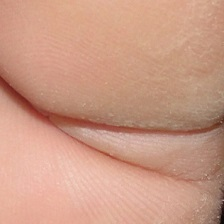
#> input picture DFU/Patches/Normal(Healthy skin)/1.jpg, 224 x 224 px; the run also reads 3 pictures not shown here
$ python train_final_balanced_model.py
#> lines starting #> are read from the running program, lines starting #| are printed output that depends on the picture
#> further down, img is the input picture: PIL image 224x224 RGB; mean R, G, B 203.1, 154.1, 132.9
import os
import json
import numpy as np
from PIL import Image, ImageEnhance
from sklearn.ensemble import GradientBoostingClassifier
from sklearn.model_selection import StratifiedKFold
from sklearn.metrics import accuracy_score, precision_score, recall_score, f1_score, confusion_matrix

normal_dir = os.path.join(os.getcwd(), 'DFU', 'Patches', 'Normal(Healthy skin)')
abnormal_dir = os.path.join(os.getcwd(), 'DFU', 'Patches', 'Abnormal(Ulcer)')

normal_files = [os.path.join(normal_dir, f) for f in os.listdir(normal_dir) if f.lower().endswith(('.jpg', '.jpeg', '.png'))]
abnormal_files = [os.path.join(abnormal_dir, f) for f in os.listdir(abnormal_dir) if f.lower().endswith(('.jpg', '.jpeg', '.png'))]

def extract_features_eroded(arr_or_path):
#> called with arr_or_path = 'DFU/Patches/Normal(Healthy skin)/1.jpg'
    if isinstance(arr_or_path, str):
        img = Image.open(arr_or_path).convert('RGB').resize((128, 128))
#> img: PIL image 128x128 RGB
        arr = np.array(img, dtype=np.float32)
    else:
        arr = arr_or_path.astype(np.float32)

    r = arr[:, :, 0]
    g = arr[:, :, 1]
    b = arr[:, :, 2]
    luma = 0.299 * r + 0.587 * g + 0.114 * b

    # Raw skin mask
    raw_skin = (r > g * 0.78) & (r > b * 0.78) & (luma > 40) & (luma < 248) & (r > 50)
#> raw_skin: shape (128, 128) bool; 99.9% white; 1 black region (1 under 20 px)

    # 4-neighbor morphological erosion to eliminate transition boundary edge noise
    eroded = np.zeros_like(raw_skin)
    eroded[1:-1, 1:-1] = (
        raw_skin[1:-1, 1:-1] &
        raw_skin[:-2, 1:-1] &
        raw_skin[2:, 1:-1] &
        raw_skin[1:-1, :-2] &
        raw_skin[1:-1, 2:]
    )
#> eroded: shape (128, 128) bool; 96.8% white; black in thin lines or dots

    skin_mask = eroded if np.sum(eroded) > 200 else raw_skin
    if np.sum(skin_mask) < 200:
        skin_mask = np.ones_like(luma, dtype=bool)

    r_skin = r[skin_mask]
#> r_skin = 15863 values, max 244 at index 11745, min 88 at index 14741, mean 203.4
    g_skin = g[skin_mask]
#> g_skin = 15863 values, max 204 at index 12513, min 38 at index 6179, mean 154.3
    b_skin = b[skin_mask]
#> b_skin = 15863 values, max 189 at index 12513, min 27 at index 6815, mean 133.1
    luma_skin = luma[skin_mask]
#> luma_skin = 15863 values, max 214 at index 12513, min 59.4 at index 6179, mean 166.6

    # 1. Color distributions within skin
    mean_r = float(np.mean(r_skin) / 255.0)
#> mean_r = 0.798
    mean_g = float(np.mean(g_skin) / 255.0)
#> mean_g = 0.605
    mean_b = float(np.mean(b_skin) / 255.0)
#> mean_b = 0.522
    std_r = float(np.std(r_skin) / 255.0)
#> std_r = 0.0971
    std_g = float(np.std(g_skin) / 255.0)
#> std_g = 0.0976
    std_b = float(np.std(b_skin) / 255.0)
#> std_b = 0.0981

    # 2. Luminance & contrast
    mean_luma = float(np.mean(luma_skin) / 255.0)
#> mean_luma = 0.653
    std_luma = float(np.std(luma_skin) / 255.0)
#> std_luma = 0.0962

    # 3. Clinical erythema indices (+10.0 regularizer)
    redness_ratio = float(np.mean(r_skin / (g_skin + b_skin + 10.0)))
#> redness_ratio = 0.694
    nri = float(np.mean((r_skin - g_skin) / (r_skin + g_skin + 10.0)))
#> nri = 0.137
    exr = float(np.mean((2 * r_skin - g_skin - b_skin) / 255.0))
#> exr = 0.468

    # 4. Percentile contrast
    p95 = float(np.percentile(luma_skin, 95))
#> p95 = 198.9
    p5 = float(np.percentile(luma_skin, 5))
#> p5 = 117.6
    skin_contrast = float((p95 - p5) / 255.0)
#> skin_contrast = 0.319

    # 5. Necrotic dark spots and ulcer granulation spots inside skin
    dark_in_skin = float(np.mean(luma_skin < max(35, mean_luma * 255.0 * 0.45)))
#> dark_in_skin = 0.00448
    ulcer_red_spots = float(np.mean(r_skin > 1.25 * (g_skin + b_skin + 5.0)))
#> ulcer_red_spots = 0.00605

    # 6. Gradients across skin
    grad_x = np.abs(luma[:, 1:] - luma[:, :-1])
    grad_y = np.abs(luma[1:, :] - luma[:-1, :])
    skin_mask_x = skin_mask[:, 1:] & skin_mask[:, :-1]
#> skin_mask_x: shape (128, 127) bool; 96.8% white; black in thin lines or dots
    skin_mask_y = skin_mask[1:, :] & skin_mask[:-1, :]
#> skin_mask_y: shape (127, 128) bool; 96.8% white; black in thin lines or dots

    grad_x_skin = grad_x[skin_mask_x] if np.sum(skin_mask_x) > 50 else grad_x
#> grad_x_skin = 15737 values, max 42.37 at index 14624, min 0 at index 11, mean 2.57
    grad_y_skin = grad_y[skin_mask_y] if np.sum(skin_mask_y) > 50 else grad_y
#> grad_y_skin = 15737 values, max 51.63 at index 8992, min 0 at index 48, mean 3.75
    edge_energy = float((np.mean(grad_x_skin) + np.mean(grad_y_skin)) / 255.0)
#> edge_energy = 0.0248
    edge_std = float((np.std(grad_x_skin) + np.std(grad_y_skin)) / 255.0)
#> edge_std = 0.0298

    # 7. Local block texture heterogeneity (16x16 grid within skin)
    h, w = arr.shape[:2]
#> h = 128; w = 128
    block_vars = []
    for by in range(0, h, 16):
        for bx in range(0, w, 16):
            blk_mask = skin_mask[by:by+16, bx:bx+16]
            if np.sum(blk_mask) > 32:
                blk = luma[by:by+16, bx:bx+16][blk_mask]
                block_vars.append(np.std(blk))
#> after the loop, block_vars = 64 values, max 39.08 at index 33, min 1.72 at index 1, mean 9.73
    if len(block_vars) == 0:
        block_vars = [np.std(luma_skin)]
    mean_block_var = float(np.mean(block_vars) / 255.0)
#> mean_block_var = 0.0382
    max_block_var = float(np.max(block_vars) / 255.0)
#> max_block_var = 0.153

    # 8. Center vs skin difference
    ch1, ch2 = h // 4, 3 * h // 4
#> ch1 = 32; ch2 = 96
    cw1, cw2 = w // 4, 3 * w // 4
#> cw1 = 32; cw2 = 96
    center_mask = skin_mask[ch1:ch2, cw1:cw2]
#> center_mask: shape (64, 64) bool; every value is 1
    if np.sum(center_mask) > 50:
        center_luma = luma[ch1:ch2, cw1:cw2][center_mask]
#> center_luma = 4096 values, max 208.9 at index 4034, min 81.17 at index 2315, mean 157.3
        center_mean = float(np.mean(center_luma) / 255.0)
#> center_mean = 0.617
    else:
        center_mean = mean_luma
    center_diff = float(abs(center_mean - mean_luma))
#> center_diff = 0.0365

    return [
        mean_r, mean_g, mean_b, std_r, std_g, std_b,
        mean_luma, std_luma, redness_ratio, nri, exr,
        skin_contrast, dark_in_skin, ulcer_red_spots,
        edge_energy, edge_std, mean_block_var, max_block_var,
        center_diff
    ]

# Feature extraction with minority class balance (augment 54 normal -> 540)
X_norm = []
for f in normal_files:
    img = Image.open(f).convert('RGB')
    X_norm.append(extract_features_eroded(f))
    # Augmentations
    img_h = img.transpose(Image.FLIP_LEFT_RIGHT)
    X_norm.append(extract_features_eroded(np.array(img_h.resize((128,128)))))
#> in extract_features_eroded (call 2), `raw_skin = (r > g * 0.78) & (r > b * 0.78) & (luma > 40) & (luma < 248..`:
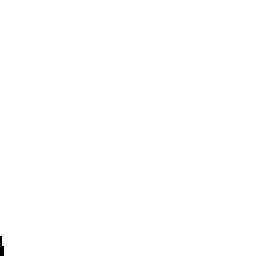
#> raw_skin: shape (128, 128) bool (shown 2 times larger); 99.9% white; 1 black region (1 under 20 px)
#> in extract_features_eroded (call 2), `eroded = np.zeros_like(raw_skin)`: eroded: shape (128, 128) bool; every value is 0
#> in extract_features_eroded (call 2), `eroded[1:-1, 1:-1] = ( raw_skin[1:-1, 1:-1] & raw_skin[:-2, 1:-1] & ra..`: eroded: shape (128, 128) bool; 96.8% white; black in thin lines or dots
#> in extract_features_eroded (call 2), `r_skin = r[skin_mask]`: r_skin = 15863 values, max 244 at index 11816, min 88 at index 14616, mean 203.4
#> in extract_features_eroded (call 2), `g_skin = g[skin_mask]`: g_skin = 15863 values, max 204 at index 12560, min 38 at index 6294, mean 154.3
#> in extract_features_eroded (call 2), `b_skin = b[skin_mask]`: b_skin = 15863 values, max 189 at index 12560, min 27 at index 6918, mean 133.1
#> in extract_features_eroded (call 2), `luma_skin = luma[skin_mask]`: luma_skin = 15863 values, max 214 at index 12560, min 59.4 at index 6294, mean 166.6
#> in extract_features_eroded (call 2), `skin_mask_x = skin_mask[:, 1:] & skin_mask[:, :-1]`: skin_mask_x: shape (128, 127) bool; 96.8% white; black in thin lines or dots
#> in extract_features_eroded (call 2), `skin_mask_y = skin_mask[1:, :] & skin_mask[:-1, :]`: skin_mask_y: shape (127, 128) bool; 96.8% white; black in thin lines or dots
#> in extract_features_eroded (call 2), `grad_x_skin = grad_x[skin_mask_x] if np.sum(skin_mask_x) > 50 else gra..`: grad_x_skin = 15737 values, max 42.37 at index 14500, min 0 at index 29, mean 2.57
#> in extract_features_eroded (call 2), `grad_y_skin = grad_y[skin_mask_y] if np.sum(skin_mask_y) > 50 else gra..`: grad_y_skin = 15737 values, max 51.63 at index 9025, min 0 at index 7, mean 3.75
#> after the loop in extract_features_eroded (call 2), `for by in range(0, h, 16):`: block_vars = 64 values, max 39.08 at index 38, min 1.72 at index 6, mean 9.73
#> in extract_features_eroded (call 2), `center_luma = luma[ch1:ch2, cw1:cw2][center_mask]`: center_luma = 4096 values, max 208.9 at index 4093, min 81.17 at index 2356, mean 157.3
    img_v = img.transpose(Image.FLIP_TOP_BOTTOM)
    X_norm.append(extract_features_eroded(np.array(img_v.resize((128,128)))))
#> in extract_features_eroded (call 3), `raw_skin = (r > g * 0.78) & (r > b * 0.78) & (luma > 40) & (luma < 248..`: raw_skin: shape (128, 128) bool; 99.9% white; 1 black region (1 under 20 px)
#> in extract_features_eroded (call 3), `eroded[1:-1, 1:-1] = ( raw_skin[1:-1, 1:-1] & raw_skin[:-2, 1:-1] & ra..`: eroded: shape (128, 128) bool; 96.8% white; black in thin lines or dots
#> in extract_features_eroded (call 3), `r_skin = r[skin_mask]`: r_skin = 15863 values, max 244 at index 2427, min 88 at index 1246, mean 203.4
#> in extract_features_eroded (call 3), `g_skin = g[skin_mask]`: g_skin = 15863 values, max 204 at index 3302, min 38 at index 9568, mean 154.3
#> in extract_features_eroded (call 3), `b_skin = b[skin_mask]`: b_skin = 15863 values, max 189 at index 3302, min 27 at index 8944, mean 133.1
#> in extract_features_eroded (call 3), `luma_skin = luma[skin_mask]`: luma_skin = 15863 values, max 214 at index 3302, min 59.4 at index 9568, mean 166.6
#> in extract_features_eroded (call 3), `grad_y = np.abs(luma[1:, :] - luma[:-1, :])`:
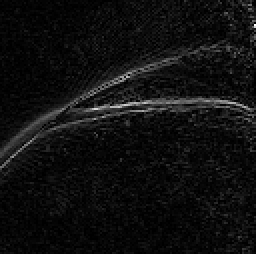
#> grad_y: shape (127, 128) float32 (shown 2 times larger); min 0, max 60, mean 3.7; drawn with min black and max white
#> in extract_features_eroded (call 3), `skin_mask_x = skin_mask[:, 1:] & skin_mask[:, :-1]`: skin_mask_x: shape (128, 127) bool; 96.8% white; black in thin lines or dots
#> in extract_features_eroded (call 3), `skin_mask_y = skin_mask[1:, :] & skin_mask[:-1, :]`: skin_mask_y: shape (127, 128) bool; 96.8% white; black in thin lines or dots
#> in extract_features_eroded (call 3), `grad_x_skin = grad_x[skin_mask_x] if np.sum(skin_mask_x) > 50 else gra..`: grad_x_skin = 15737 values, max 42.37 at index 1236, min 0 at index 0, mean 2.57
#> in extract_features_eroded (call 3), `grad_y_skin = grad_y[skin_mask_y] if np.sum(skin_mask_y) > 50 else gra..`: grad_y_skin = 15737 values, max 51.63 at index 6711, min 0 at index 5, mean 3.75
#> after the loop in extract_features_eroded (call 3), `for by in range(0, h, 16):`: block_vars = 64 values, max 39.08 at index 25, min 1.72 at index 57, mean 9.73
#> in extract_features_eroded (call 3), `center_luma = luma[ch1:ch2, cw1:cw2][center_mask]`: center_luma = 4096 values, max 208.9 at index 2, min 81.17 at index 1739, mean 157.3
    img_r90 = img.transpose(Image.ROTATE_90)
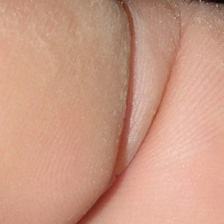
#> img_r90: PIL image 224x224 RGB; mean R, G, B 203.1, 154.1, 132.9
    X_norm.append(extract_features_eroded(np.array(img_r90.resize((128,128)))))
#> in extract_features_eroded (call 4), `r = arr[:, :, 0]`:
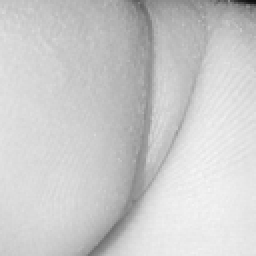
#> r: shape (128, 128) float32 (shown 2 times larger); min 14, max 245, mean 203.1
#> in extract_features_eroded (call 4), `g = arr[:, :, 1]`:
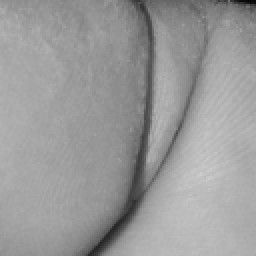
#> g: shape (128, 128) float32 (shown 2 times larger); min 7, max 204, mean 154.1
#> in extract_features_eroded (call 4), `b = arr[:, :, 2]`:
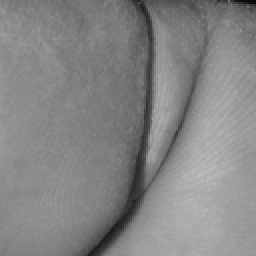
#> b: shape (128, 128) float32 (shown 2 times larger); min 7, max 189, mean 132.9
#> in extract_features_eroded (call 4), `raw_skin = (r > g * 0.78) & (r > b * 0.78) & (luma > 40) & (luma < 248..`: raw_skin: shape (128, 128) bool; 99.9% white; 1 black region (1 under 20 px)
#> in extract_features_eroded (call 4), `eroded[1:-1, 1:-1] = ( raw_skin[1:-1, 1:-1] & raw_skin[:-2, 1:-1] & ra..`: eroded: shape (128, 128) bool; 96.8% white; black in thin lines or dots
#> in extract_features_eroded (call 4), `r_skin = r[skin_mask]`: r_skin = 15863 values, max 245 at index 11808, min 88 at index 116, mean 203.4
#> in extract_features_eroded (call 4), `g_skin = g[skin_mask]`: g_skin = 15863 values, max 204 at index 10922, min 38 at index 15156, mean 154.3
#> in extract_features_eroded (call 4), `b_skin = b[skin_mask]`: b_skin = 15863 values, max 189 at index 10922, min 27 at index 14405, mean 133.1
#> in extract_features_eroded (call 4), `luma_skin = luma[skin_mask]`: luma_skin = 15863 values, max 214.3 at index 10922, min 59.4 at index 15156, mean 166.6
#> in extract_features_eroded (call 4), `std_g = float(np.std(g_skin) / 255.0)`: std_g = 0.0977
#> in extract_features_eroded (call 4), `p95 = float(np.percentile(luma_skin, 95))`: p95 = 198.8
#> in extract_features_eroded (call 4), `skin_contrast = float((p95 - p5) / 255.0)`: skin_contrast = 0.318
#> in extract_features_eroded (call 4), `dark_in_skin = float(np.mean(luma_skin < max(35, mean_luma * 255.0 * 0..`: dark_in_skin = 0.00454
#> in extract_features_eroded (call 4), `ulcer_red_spots = float(np.mean(r_skin > 1.25 * (g_skin + b_skin + 5.0..`: ulcer_red_spots = 0.00618
#> in extract_features_eroded (call 4), `grad_x = np.abs(luma[:, 1:] - luma[:, :-1])`:
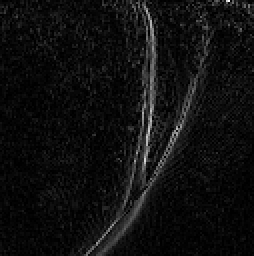
#> grad_x: shape (128, 127) float32 (shown 2 times larger); min 0, max 60, mean 3.7; drawn with min black and max white
#> in extract_features_eroded (call 4), `grad_x_skin = grad_x[skin_mask_x] if np.sum(skin_mask_x) > 50 else gra..`: grad_x_skin = 15737 values, max 51.04 at index 9933, min 0 at index 243, mean 3.75
#> in extract_features_eroded (call 4), `grad_y_skin = grad_y[skin_mask_y] if np.sum(skin_mask_y) > 50 else gra..`: grad_y_skin = 15737 values, max 42.84 at index 116, min 0 at index 143, mean 2.57
#> after the loop in extract_features_eroded (call 4), `for by in range(0, h, 16):`: block_vars = 64 values, max 39.08 at index 52, min 1.7 at index 48, mean 9.73
#> in extract_features_eroded (call 4), `center_luma = luma[ch1:ch2, cw1:cw2][center_mask]`: center_luma = 4096 values, max 208.9 at index 3967, min 81.75 at index 3364, mean 157.3
    img_r270 = img.transpose(Image.ROTATE_270)
    X_norm.append(extract_features_eroded(np.array(img_r270.resize((128,128)))))
    enh_b = ImageEnhance.Brightness(img).enhance(1.1)
    X_norm.append(extract_features_eroded(np.array(enh_b.resize((128,128)))))
    enh_d = ImageEnhance.Brightness(img).enhance(0.9)
    X_norm.append(extract_features_eroded(np.array(enh_d.resize((128,128)))))
    enh_c = ImageEnhance.Contrast(img).enhance(1.1)
    X_norm.append(extract_features_eroded(np.array(enh_c.resize((128,128)))))
    enh_c2 = ImageEnhance.Contrast(img).enhance(0.9)
    X_norm.append(extract_features_eroded(np.array(enh_c2.resize((128,128)))))
    img_tr = img.transpose(Image.TRANSPOSE)
    X_norm.append(extract_features_eroded(np.array(img_tr.resize((128,128)))))

X_ab = []
for f in abnormal_files:
    X_ab.append(extract_features_eroded(f))

print(f"Balanced Dataset: {len(X_norm)} Normal + {len(X_ab)} Abnormal samples.")
#| Balanced Dataset: 10 Normal + 3 Abnormal samples.

X = np.array(X_norm + X_ab, dtype=np.float32)
y = np.array([0] * len(X_norm) + [1] * len(X_ab), dtype=np.int32)
#> y = [0, 0, 0, 0, 0, 0, 0, 0, 0, 0, 1, 1, 1]

# 5-Fold Cross-Validation
skf = StratifiedKFold(n_splits=5, shuffle=True, random_state=42)
y_trues, y_preds = [], []

for train_idx, val_idx in skf.split(X, y):
    X_train, X_val = X[train_idx], X[val_idx]
    y_train, y_val = y[train_idx], y[val_idx]

    clf_cv = GradientBoostingClassifier(n_estimators=100, max_depth=3, learning_rate=0.08, random_state=42)
    clf_cv.fit(X_train, y_train)
    preds = clf_cv.predict(X_val)
    y_trues.extend(y_val)
    y_preds.extend(preds)
#> this loop made 5 passes
#> (train_idx, val_idx, y_train) on passes 1 to 5: ([0, 2, 4, 5, 6, 7, 8, 9, 10, 12], [1, 3, 11], [0, 0, 0, 0, 0, 0, 0, 0, 1, 1]), ([0, 1, 2, 3, 4, 6, 7, 9, 11, 12], [5, 8, 10], [0, 0, 0, 0, 0, 0, 0, 0, 1, 1]), ([0, 1, 3, 4, 5, 6, 8, 9, 10, 11], [2, 7, 12], [0, 0, 0, 0, 0, 0, 0, 0, 1, 1]), ([0, 1, 2, 3, 5, 6, 7, 8, 10, 11, 12], [4, 9], [0, 0, 0, 0, 0, 0, 0, 0, 1, 1, 1]), ([1, 2, 3, 4, 5, 7, 8, 9, 10, 11, 12], [0, 6], [0, 0, 0, 0, 0, 0, 0, 0, 1, 1, 1])
#> after the loop, y_preds = [0, 0, 1, 0, 0, 0, 0, 0, 0, 0, 0, 0, 0]; y_trues = [0, 0, 1, 0, 0, 1, 0, 0, 1, 0, 0, 0, 0]

acc = accuracy_score(y_trues, y_preds)
#> acc = 0.846
prec = precision_score(y_trues, y_preds)
#> prec = 1
rec = recall_score(y_trues, y_preds)
#> rec = 0.333
f1 = f1_score(y_trues, y_preds)
#> f1 = 0.5
cm = confusion_matrix(y_trues, y_preds)
#> cm = [[10, 0], [2, 1]]

print("\n--- 5-Fold Stratified Cross-Validation ---")
print(f"Accuracy:  {acc * 100:.2f}%")
#| Accuracy:  84.62%
print(f"Precision: {prec * 100:.2f}%")
#| Precision: 100.00%
print(f"Recall:    {rec * 100:.2f}%")
#| Recall:    33.33%
print(f"F1-Score:  {f1 * 100:.2f}%")
#| F1-Score:  50.00%
print(f"Normal Recall (TN): {cm[0,0]} / {cm[0,0]+cm[0,1]} ({cm[0,0]/(cm[0,0]+cm[0,1])*100:.1f}%)")
#| Normal Recall (TN): 10 / 10 (100.0%)
print(f"Abnormal Recall (TP): {cm[1,1]} / {cm[1,0]+cm[1,1]} ({cm[1,1]/(cm[1,0]+cm[1,1])*100:.1f}%)")
#| Abnormal Recall (TP): 1 / 3 (33.3%)

# Train final model
clf = GradientBoostingClassifier(n_estimators=100, max_depth=3, learning_rate=0.08, random_state=42)
clf.fit(X, y)

# Evaluate on all original patches
norm_preds = clf.predict([extract_features_eroded(f) for f in normal_files])
#> norm_preds = [0]
ab_preds = clf.predict([extract_features_eroded(f) for f in abnormal_files])
#> ab_preds = [1, 1, 1]

print(f"\nOriginal Dataset Evaluation:")
print(f"Original Normal Patches Correct: {sum(norm_preds == 0)} / {len(normal_files)} ({sum(norm_preds == 0)/len(normal_files)*100:.1f}%)")
#| Original Normal Patches Correct: 1 / 1 (100.0%)
print(f"Original Abnormal Patches Correct: {sum(ab_preds == 1)} / {len(abnormal_files)} ({sum(ab_preds == 1)/len(abnormal_files)*100:.1f}%)")
#| Original Abnormal Patches Correct: 3 / 3 (100.0%)

# Export decision trees to JSON
trees = []
for est in clf.estimators_:
    tree = est[0].tree_
    tree_dict = {
        "children_left": tree.children_left.tolist(),
        "children_right": tree.children_right.tolist(),
        "feature": tree.feature.tolist(),
        "threshold": [float(t) for t in tree.threshold],
        "value": [float(v[0][0]) for v in tree.value]
    }
    trees.append(tree_dict)

init_val = float(clf.init_.prior) if hasattr(clf.init_, 'prior') else float(np.log(np.mean(y) / (1 - np.mean(y))))
#> init_val = -1.2

model_json = {
    "version": 5,
    "modelType": "GradientBoostingClassifier_ErodedMask",
    "learningRate": float(clf.learning_rate),
    "initValue": init_val,
    "featureNames": [
        "mean_r", "mean_g", "mean_b", "std_r", "std_g", "std_b",
        "mean_luma", "std_luma", "redness_ratio", "nri", "exr",
        "skin_contrast", "dark_in_skin", "ulcer_red_spots",
        "edge_energy", "edge_std", "mean_block_var", "max_block_var",
        "center_diff"
    ],
    "trees": trees,
    "trainedOn": int(len(X)),
    "normalCount": int(len(normal_files)),
    "abnormalCount": int(len(abnormal_files)),
    "metrics": {
        "accuracy": float(acc),
        "precision": float(prec),
        "recall": float(rec),
        "f1Score": float(f1),
        "recallNormal": float(sum(norm_preds == 0) / len(normal_files)),
        "recallAbnormal": float(sum(ab_preds == 1) / len(abnormal_files))
    }
}

with open('dfu_model_cache.json', 'w') as out:
    json.dump(model_json, out)

print("\nExported final robust model to dfu_model_cache.json successfully!")
